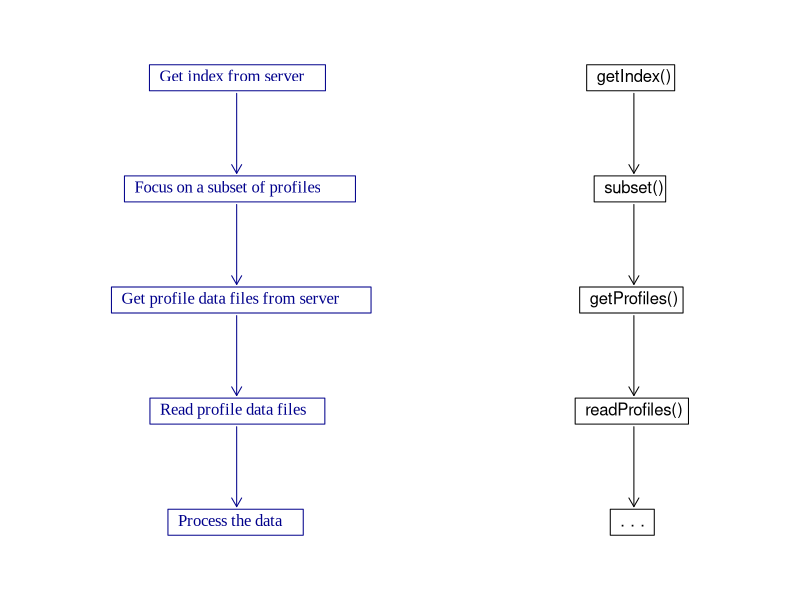

The R script that drew this image:
## ---- chunk 1
colText <- "darkblue"
colCode <- "black"
library(graphics)
textInBox <- function(x, y, text, cex=1, pos=4, center=TRUE, family="Times New Roman", col="black", tweakx=0)
{
    w <- graphics::strwidth(text)
    h <- graphics::strheight(text)
    if (center)
        x <- x - w/2
    text(x+tweakx, y, text, cex=cex, pos=pos, family=family, col=col)
    rect(x+tweakx, y-h, x+tweakx+1.1*w, y+h, border=col)
    invisible(list(w=w, h=h))
}
omar <- par("mar")
par(mar=c(0,1,0,0))
plot(c(0, 1), c(0, 1), type="n", xlab="", ylab="", axes=FALSE)
x0 <- 0.25
y0 <- 0.9
dy <- 0.2
wh <- textInBox(x0, y0, "Get index from server", col=colText)
h <- wh$h * 1.2
xarrow <- x0 + 0.01 # not sure why we need to move it
arrows(xarrow, y0-h, xarrow, y0-dy+h, length=0.1, col=colText)
y0 <- y0 - dy
textInBox(x0, y0, "Focus on a subset of profiles", col=colText)
arrows(xarrow, y0-h, xarrow, y0-dy+h, length=0.1, col=colText)
y0 <- y0 - dy
textInBox(x0, y0, "Get profile data files from server", col=colText)
arrows(xarrow, y0-h, xarrow, y0-dy+h, length=0.1, col=colText)
y0 <- y0 - dy
textInBox(x0, y0, "Read profile data files", col=colText)
arrows(xarrow, y0-h, xarrow, y0-dy+h, length=0.1, col=colText)
y0 <- y0 - dy
textInBox(x0, y0, "Process the data", col=colText)
x0 <- 0.8
y0 <- 0.9
wh <- textInBox(x0, y0, "getIndex() ", family="sans", col=colCode)
h <- wh$h * 1.2
xarrow <- x0 + 0.01 # not sure why we need to move it
arrows(xarrow, y0-h, xarrow, y0-dy+h, length=0.1)
y0 <- y0 - dy
textInBox(x0, y0, "subset() ", family="sans", col=colCode)
arrows(xarrow, y0-h, xarrow, y0-dy+h, length=0.1)
y0 <- y0 - dy
textInBox(x0, y0, "getProfiles() ", family="sans", col=colCode)
arrows(xarrow, y0-h, xarrow, y0-dy+h, length=0.1)
y0 <- y0 - dy
textInBox(x0, y0, "readProfiles() ", family="sans", col=colCode)
arrows(xarrow, y0-h, xarrow, y0-dy+h, length=0.1)
y0 <- y0 - dy
textInBox(x0, y0, ". . .   ", family="sans", col=colCode, tweakx=0.005)
par(mar=omar)
